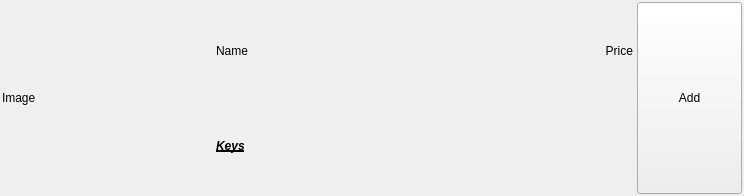
<?xml version="1.0" encoding="UTF-8"?>
<ui version="4.0">
 <class>DishItem</class>
 <widget class="QWidget" name="DishItem">
  <property name="geometry">
   <rect>
    <x>0</x>
    <y>0</y>
    <width>744</width>
    <height>196</height>
   </rect>
  </property>
  <property name="sizePolicy">
   <sizepolicy hsizetype="Expanding" vsizetype="Fixed">
    <horstretch>0</horstretch>
    <verstretch>0</verstretch>
   </sizepolicy>
  </property>
  <property name="minimumSize">
   <size>
    <width>0</width>
    <height>196</height>
   </size>
  </property>
  <property name="windowTitle">
   <string>Form</string>
  </property>
  <layout class="QHBoxLayout" name="horizontalLayout">
   <property name="spacing">
    <number>2</number>
   </property>
   <property name="leftMargin">
    <number>2</number>
   </property>
   <property name="topMargin">
    <number>2</number>
   </property>
   <property name="rightMargin">
    <number>2</number>
   </property>
   <property name="bottomMargin">
    <number>2</number>
   </property>
   <item>
    <widget class="QLabel" name="lb_img">
     <property name="sizePolicy">
      <sizepolicy hsizetype="Preferred" vsizetype="Preferred">
       <horstretch>2</horstretch>
       <verstretch>0</verstretch>
      </sizepolicy>
     </property>
     <property name="text">
      <string>Image</string>
     </property>
    </widget>
   </item>
   <item>
    <widget class="QWidget" name="widget" native="true">
     <property name="sizePolicy">
      <sizepolicy hsizetype="Preferred" vsizetype="Preferred">
       <horstretch>4</horstretch>
       <verstretch>0</verstretch>
      </sizepolicy>
     </property>
     <layout class="QVBoxLayout" name="verticalLayout">
      <property name="spacing">
       <number>2</number>
      </property>
      <property name="leftMargin">
       <number>2</number>
      </property>
      <property name="topMargin">
       <number>2</number>
      </property>
      <property name="rightMargin">
       <number>2</number>
      </property>
      <property name="bottomMargin">
       <number>2</number>
      </property>
      <item>
       <widget class="QWidget" name="widget_2" native="true">
        <property name="sizePolicy">
         <sizepolicy hsizetype="Expanding" vsizetype="Expanding">
          <horstretch>0</horstretch>
          <verstretch>1</verstretch>
         </sizepolicy>
        </property>
        <layout class="QHBoxLayout" name="horizontalLayout_2">
         <property name="spacing">
          <number>0</number>
         </property>
         <property name="leftMargin">
          <number>0</number>
         </property>
         <property name="topMargin">
          <number>0</number>
         </property>
         <property name="rightMargin">
          <number>0</number>
         </property>
         <property name="bottomMargin">
          <number>0</number>
         </property>
         <item>
          <widget class="QLabel" name="lb_name">
           <property name="sizePolicy">
            <sizepolicy hsizetype="Preferred" vsizetype="Preferred">
             <horstretch>6</horstretch>
             <verstretch>0</verstretch>
            </sizepolicy>
           </property>
           <property name="text">
            <string>Name</string>
           </property>
          </widget>
         </item>
         <item>
          <widget class="QLabel" name="lb_price">
           <property name="sizePolicy">
            <sizepolicy hsizetype="Preferred" vsizetype="Preferred">
             <horstretch>1</horstretch>
             <verstretch>0</verstretch>
            </sizepolicy>
           </property>
           <property name="text">
            <string>Price</string>
           </property>
           <property name="alignment">
            <set>Qt::AlignRight|Qt::AlignTrailing|Qt::AlignVCenter</set>
           </property>
          </widget>
         </item>
        </layout>
       </widget>
      </item>
      <item>
       <widget class="QLabel" name="lb_keys">
        <property name="sizePolicy">
         <sizepolicy hsizetype="Preferred" vsizetype="Preferred">
          <horstretch>0</horstretch>
          <verstretch>1</verstretch>
         </sizepolicy>
        </property>
        <property name="font">
         <font>
          <weight>75</weight>
          <italic>true</italic>
          <bold>true</bold>
          <underline>true</underline>
         </font>
        </property>
        <property name="text">
         <string>Keys</string>
        </property>
       </widget>
      </item>
     </layout>
    </widget>
   </item>
   <item>
    <widget class="QPushButton" name="pb_add">
     <property name="sizePolicy">
      <sizepolicy hsizetype="Minimum" vsizetype="Expanding">
       <horstretch>1</horstretch>
       <verstretch>0</verstretch>
      </sizepolicy>
     </property>
     <property name="text">
      <string>Add</string>
     </property>
    </widget>
   </item>
  </layout>
 </widget>
 <resources/>
 <connections/>
</ui>
